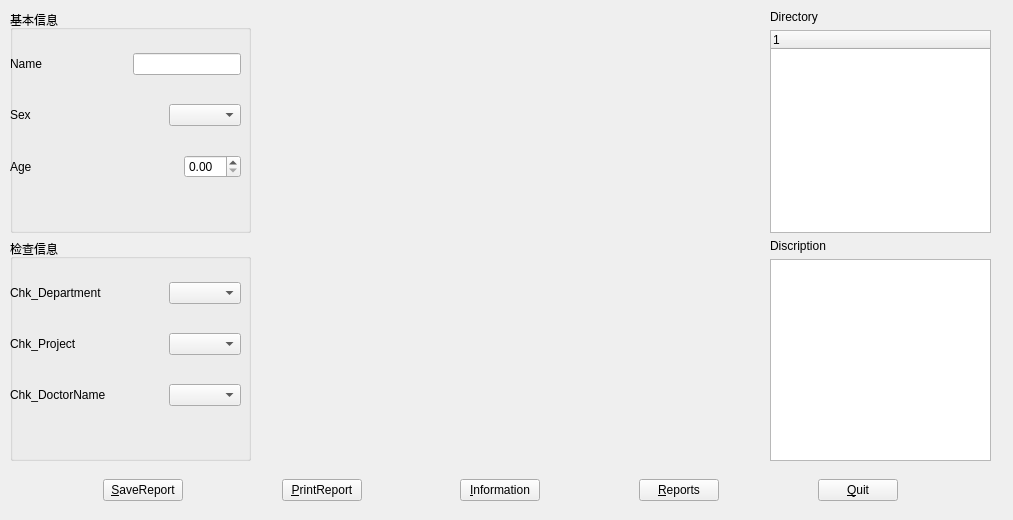
<?xml version="1.0" encoding="UTF-8"?>
<ui version="4.0">
 <class>reportEditUi</class>
 <widget class="QWidget" name="reportEditUi">
  <property name="geometry">
   <rect>
    <x>0</x>
    <y>0</y>
    <width>1013</width>
    <height>520</height>
   </rect>
  </property>
  <property name="sizePolicy">
   <sizepolicy hsizetype="Preferred" vsizetype="Preferred">
    <horstretch>1</horstretch>
    <verstretch>0</verstretch>
   </sizepolicy>
  </property>
  <property name="windowTitle">
   <string>Form</string>
  </property>
  <widget class="QWidget" name="horizontalLayoutWidget">
   <property name="geometry">
    <rect>
     <x>10</x>
     <y>470</y>
     <width>981</width>
     <height>41</height>
    </rect>
   </property>
   <layout class="QHBoxLayout" name="horizontalLayout">
    <item>
     <spacer name="horizontalSpacer_4">
      <property name="orientation">
       <enum>Qt::Horizontal</enum>
      </property>
      <property name="sizeHint" stdset="0">
       <size>
        <width>40</width>
        <height>20</height>
       </size>
      </property>
     </spacer>
    </item>
    <item>
     <widget class="QPushButton" name="pushButton_2">
      <property name="text">
       <string>&amp;SaveReport</string>
      </property>
     </widget>
    </item>
    <item>
     <spacer name="horizontalSpacer_12">
      <property name="orientation">
       <enum>Qt::Horizontal</enum>
      </property>
      <property name="sizeHint" stdset="0">
       <size>
        <width>40</width>
        <height>20</height>
       </size>
      </property>
     </spacer>
    </item>
    <item>
     <widget class="QPushButton" name="pushButton_5">
      <property name="text">
       <string>&amp;PrintReport</string>
      </property>
     </widget>
    </item>
    <item>
     <spacer name="horizontalSpacer_3">
      <property name="orientation">
       <enum>Qt::Horizontal</enum>
      </property>
      <property name="sizeHint" stdset="0">
       <size>
        <width>40</width>
        <height>20</height>
       </size>
      </property>
     </spacer>
    </item>
    <item>
     <widget class="QPushButton" name="pushButton_4">
      <property name="text">
       <string>&amp;Information</string>
      </property>
     </widget>
    </item>
    <item>
     <spacer name="horizontalSpacer_2">
      <property name="orientation">
       <enum>Qt::Horizontal</enum>
      </property>
      <property name="sizeHint" stdset="0">
       <size>
        <width>40</width>
        <height>20</height>
       </size>
      </property>
     </spacer>
    </item>
    <item>
     <widget class="QPushButton" name="pushButton_3">
      <property name="text">
       <string>&amp;Reports</string>
      </property>
     </widget>
    </item>
    <item>
     <spacer name="horizontalSpacer">
      <property name="orientation">
       <enum>Qt::Horizontal</enum>
      </property>
      <property name="sizeHint" stdset="0">
       <size>
        <width>40</width>
        <height>20</height>
       </size>
      </property>
     </spacer>
    </item>
    <item>
     <widget class="QPushButton" name="pushButton">
      <property name="text">
       <string>&amp;Quit</string>
      </property>
     </widget>
    </item>
    <item>
     <spacer name="horizontalSpacer_5">
      <property name="orientation">
       <enum>Qt::Horizontal</enum>
      </property>
      <property name="sizeHint" stdset="0">
       <size>
        <width>40</width>
        <height>20</height>
       </size>
      </property>
     </spacer>
    </item>
   </layout>
  </widget>
  <widget class="QWidget" name="verticalLayoutWidget_3">
   <property name="geometry">
    <rect>
     <x>770</x>
     <y>10</y>
     <width>221</width>
     <height>451</height>
    </rect>
   </property>
   <layout class="QVBoxLayout" name="verticalLayout_3">
    <item>
     <widget class="QLabel" name="label_8">
      <property name="text">
       <string>Directory</string>
      </property>
     </widget>
    </item>
    <item>
     <widget class="QTreeWidget" name="treeWidget">
      <column>
       <property name="text">
        <string notr="true">1</string>
       </property>
      </column>
     </widget>
    </item>
    <item>
     <widget class="QLabel" name="label_7">
      <property name="text">
       <string>Discription</string>
      </property>
     </widget>
    </item>
    <item>
     <widget class="QPlainTextEdit" name="plainTextEdit"/>
    </item>
   </layout>
  </widget>
  <widget class="QWidget" name="verticalLayoutWidget_4">
   <property name="geometry">
    <rect>
     <x>10</x>
     <y>10</y>
     <width>241</width>
     <height>451</height>
    </rect>
   </property>
   <layout class="QVBoxLayout" name="verticalLayout_4">
    <item>
     <widget class="QGroupBox" name="groupBox">
      <property name="title">
       <string>基本信息</string>
      </property>
      <widget class="QWidget" name="verticalLayoutWidget">
       <property name="geometry">
        <rect>
         <x>0</x>
         <y>20</y>
         <width>231</width>
         <height>171</height>
        </rect>
       </property>
       <layout class="QVBoxLayout" name="verticalLayout">
        <item>
         <layout class="QHBoxLayout" name="horizontalLayout_3">
          <item>
           <widget class="QLabel" name="label">
            <property name="text">
             <string>Name</string>
            </property>
            <property name="buddy">
             <cstring>lineEdit</cstring>
            </property>
           </widget>
          </item>
          <item>
           <spacer name="horizontalSpacer_6">
            <property name="orientation">
             <enum>Qt::Horizontal</enum>
            </property>
            <property name="sizeHint" stdset="0">
             <size>
              <width>40</width>
              <height>20</height>
             </size>
            </property>
           </spacer>
          </item>
          <item>
           <widget class="QLineEdit" name="lineEdit"/>
          </item>
         </layout>
        </item>
        <item>
         <layout class="QHBoxLayout" name="horizontalLayout_4">
          <item>
           <widget class="QLabel" name="label_2">
            <property name="text">
             <string>Sex</string>
            </property>
            <property name="buddy">
             <cstring>comboBox_4</cstring>
            </property>
           </widget>
          </item>
          <item>
           <spacer name="horizontalSpacer_7">
            <property name="orientation">
             <enum>Qt::Horizontal</enum>
            </property>
            <property name="sizeHint" stdset="0">
             <size>
              <width>40</width>
              <height>20</height>
             </size>
            </property>
           </spacer>
          </item>
          <item>
           <widget class="QComboBox" name="comboBox_4"/>
          </item>
         </layout>
        </item>
        <item>
         <layout class="QHBoxLayout" name="horizontalLayout_2">
          <item>
           <widget class="QLabel" name="label_3">
            <property name="text">
             <string>Age</string>
            </property>
            <property name="buddy">
             <cstring>doubleSpinBox</cstring>
            </property>
           </widget>
          </item>
          <item>
           <spacer name="horizontalSpacer_8">
            <property name="orientation">
             <enum>Qt::Horizontal</enum>
            </property>
            <property name="sizeHint" stdset="0">
             <size>
              <width>40</width>
              <height>20</height>
             </size>
            </property>
           </spacer>
          </item>
          <item>
           <widget class="QDoubleSpinBox" name="doubleSpinBox"/>
          </item>
         </layout>
        </item>
       </layout>
      </widget>
     </widget>
    </item>
    <item>
     <widget class="QGroupBox" name="groupBox_2">
      <property name="title">
       <string>检查信息</string>
      </property>
      <widget class="QWidget" name="verticalLayoutWidget_2">
       <property name="geometry">
        <rect>
         <x>0</x>
         <y>20</y>
         <width>231</width>
         <height>171</height>
        </rect>
       </property>
       <layout class="QVBoxLayout" name="verticalLayout_2">
        <item>
         <layout class="QHBoxLayout" name="horizontalLayout_5">
          <item>
           <widget class="QLabel" name="label_4">
            <property name="text">
             <string>Chk_Department</string>
            </property>
            <property name="buddy">
             <cstring>comboBox</cstring>
            </property>
           </widget>
          </item>
          <item>
           <spacer name="horizontalSpacer_9">
            <property name="orientation">
             <enum>Qt::Horizontal</enum>
            </property>
            <property name="sizeHint" stdset="0">
             <size>
              <width>40</width>
              <height>20</height>
             </size>
            </property>
           </spacer>
          </item>
          <item>
           <widget class="QComboBox" name="comboBox"/>
          </item>
         </layout>
        </item>
        <item>
         <layout class="QHBoxLayout" name="horizontalLayout_6">
          <item>
           <widget class="QLabel" name="label_5">
            <property name="text">
             <string>Chk_Project</string>
            </property>
            <property name="buddy">
             <cstring>comboBox_2</cstring>
            </property>
           </widget>
          </item>
          <item>
           <spacer name="horizontalSpacer_10">
            <property name="orientation">
             <enum>Qt::Horizontal</enum>
            </property>
            <property name="sizeHint" stdset="0">
             <size>
              <width>40</width>
              <height>20</height>
             </size>
            </property>
           </spacer>
          </item>
          <item>
           <widget class="QComboBox" name="comboBox_2"/>
          </item>
         </layout>
        </item>
        <item>
         <layout class="QHBoxLayout" name="horizontalLayout_7">
          <item>
           <widget class="QLabel" name="label_6">
            <property name="text">
             <string>Chk_DoctorName</string>
            </property>
            <property name="buddy">
             <cstring>comboBox_3</cstring>
            </property>
           </widget>
          </item>
          <item>
           <spacer name="horizontalSpacer_11">
            <property name="orientation">
             <enum>Qt::Horizontal</enum>
            </property>
            <property name="sizeHint" stdset="0">
             <size>
              <width>40</width>
              <height>20</height>
             </size>
            </property>
           </spacer>
          </item>
          <item>
           <widget class="QComboBox" name="comboBox_3"/>
          </item>
         </layout>
        </item>
       </layout>
      </widget>
     </widget>
    </item>
   </layout>
  </widget>
  <widget class="QWidget" name="widget" native="true">
   <property name="geometry">
    <rect>
     <x>260</x>
     <y>10</y>
     <width>501</width>
     <height>451</height>
    </rect>
   </property>
   <property name="sizePolicy">
    <sizepolicy hsizetype="Fixed" vsizetype="Fixed">
     <horstretch>0</horstretch>
     <verstretch>0</verstretch>
    </sizepolicy>
   </property>
  </widget>
 </widget>
 <resources/>
 <connections/>
</ui>
